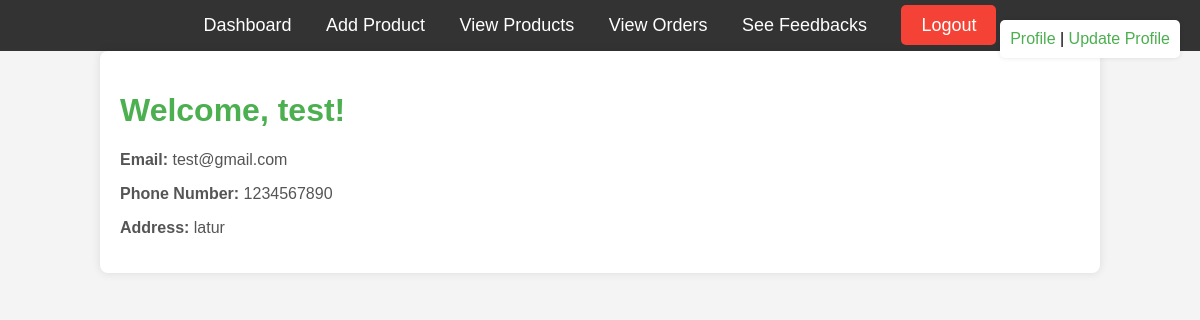
The app's page /farmer_dashboard.php (signed in) with its own data.
### tables this page shows
CREATE TABLE `farmer_registration` (
  `farmer_id` int NOT NULL AUTO_INCREMENT,
  `farmer_name` varchar(100) NOT NULL,
  `email` varchar(100) NOT NULL,
  `phone_number` bigint NOT NULL,
  `address` varchar(255) NOT NULL,
  `password` varchar(255) NOT NULL,
  `created_at` timestamp NULL DEFAULT CURRENT_TIMESTAMP,
  `updated_at` timestamp NULL DEFAULT CURRENT_TIMESTAMP ON UPDATE CURRENT_TIMESTAMP,
  PRIMARY KEY (`farmer_id`),
  UNIQUE KEY `email` (`email`),
  UNIQUE KEY `phone_number` (`phone_number`)
);

### farmer_dashboard.php (the view, shortened to what this page needs)
<?php
include('db_connection.php');
$farmer_id = $_SESSION['user_id'];
$query = "SELECT * FROM farmer_registration WHERE farmer_id = '$farmer_id'";
$result = mysqli_query($conn, $query);
$farmer = mysqli_fetch_assoc($result);
?>
<!DOCTYPE html>
<html lang="en">
<head>
</head>
<body>
    <div class="profile">
        <a href="view_farmer_profile.php">Profile</a> | <a href="update_farmer_profile.php">Update Profile</a>
    </div>
    <nav>
        <a href="farmer_dashboard.php">Dashboard</a>
        <a href="add_product.php">Add Product</a>
        <a href="view_products_farmer.php">View Products</a>
        <a href="view_orders_farmer.php">View Orders</a>
        <a href="feedback_farmer.php">See Feedbacks</a>
        <a href="logout.php" class="logout">Logout</a>
    </nav>
    <div class="container">
        <h1>Welcome, <?php echo htmlspecialchars($farmer['farmer_name']); ?>!</h1>
        <p><strong>Email:</strong> <?php echo htmlspecialchars($farmer['email']); ?></p>
        <p><strong>Phone Number:</strong> <?php echo htmlspecialchars($farmer['phone_number']); ?></p>
        <p><strong>Address:</strong> <?php echo htmlspecialchars($farmer['address']); ?></p>
    </div>
</body>
</html>

### farmer_dashboard.php (style rules this page uses)
body { font-family: Arial, sans-serif; background-color: #f4f4f4; margin: 0; padding: 0; }
.container { width: 80%; margin: auto; background-color: white; padding: 20px; border-radius: 8px; box-shadow: 0 0 10px rgba(0, 0, 0, 0.1); }
h1 { color: #4CAF50; }
p { font-size: 16px; color: #555; }
nav { background-color: #333; padding: 15px; text-align: center; }
nav a { text-decoration: none; color: white; margin: 0 15px; font-size: 18px; }
.logout { margin-top: 30px; background-color: #f44336; color: white; padding: 10px 20px; text-align: center; border-radius: 5px; text-decoration: none; }
.profile { position: absolute; top: 20px; right: 20px; background-color: #fff; padding: 10px; border-radius: 5px; box-shadow: 0 0 5px rgba(0, 0, 0, 0.1); }
.profile a { text-decoration: none; color: #4CAF50; }

### records on screen
farmer_registration: farmer_name "test", email "test@gmail.com", phone_number "1234567890", address "latur"
